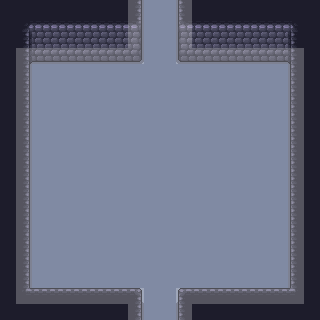

The image is a tile-based game level rendered from a .tmx file. Its description and complete source (layers, tilesets, objects, tile grids) follow:
An orthogonal 20x20 tile map with 16x16 px tiles, 5 tile layers (Floor, Walls, Overlay, Objects, ...), 2 tilesets.

<map version="1.10" tiledversion="1.11.2" orientation="orthogonal" renderorder="right-down" width="20" height="20" tilewidth="16" tileheight="16" infinite="0" nextlayerid="6" nextobjectid="1">
 <editorsettings>
  <export target="../../Dungeon-Bullet-Hell/Assets/Maps/Rooms/4/1_Room_E_01.csv" format="csv" />
 </editorsettings>
 <tileset firstgid="1" source="../WallsFloor.tsx" />
 <tileset firstgid="300" source="../Collisions.tsx" />
 <layer id="1" name="Floor" width="20" height="20">
  <data encoding="csv">
80,80,80,80,80,80,80,80,80,80,80,80,80,80,80,80,80,80,80,80,
80,80,80,80,80,80,80,80,80,80,80,80,80,80,80,80,80,80,80,80,
80,80,80,80,80,80,80,80,80,80,80,80,80,80,80,80,80,80,80,80,
80,80,80,80,80,80,80,80,80,80,80,80,80,80,80,80,80,80,80,80,
80,80,80,80,80,80,80,80,80,80,80,80,80,80,80,80,80,80,80,80,
80,80,80,80,80,80,80,80,80,80,80,80,80,80,80,80,80,80,80,80,
80,80,80,80,80,80,80,80,80,80,80,80,80,80,80,80,80,80,80,80,
80,80,80,80,80,80,80,80,80,80,80,80,80,80,80,80,80,80,80,80,
80,80,80,80,80,80,80,80,80,80,80,80,80,80,80,80,80,80,80,80,
80,80,80,80,80,80,80,80,80,80,80,80,80,80,80,80,80,80,80,80,
80,80,80,80,80,80,80,80,80,80,80,80,80,80,80,80,80,80,80,80,
80,80,80,80,80,80,80,80,80,80,80,80,80,80,80,80,80,80,80,80,
80,80,80,80,80,80,80,80,80,80,80,80,80,80,80,80,80,80,80,80,
80,80,80,80,80,80,80,80,80,80,80,80,80,80,80,80,80,80,80,80,
80,80,80,80,80,80,80,80,80,80,80,80,80,80,80,80,80,80,80,80,
80,80,80,80,80,80,80,80,80,80,80,80,80,80,80,80,80,80,80,80,
80,80,80,80,80,80,80,80,80,80,80,80,80,80,80,80,80,80,80,80,
80,80,80,80,80,80,80,80,80,80,80,80,80,80,80,80,80,80,80,80,
80,80,80,80,80,80,80,80,80,80,80,80,80,80,80,80,80,80,80,80,
80,80,80,80,80,80,80,80,80,80,80,80,80,80,80,80,80,80,80,80
</data>
 </layer>
 <layer id="2" name="Walls" width="20" height="20">
  <data encoding="csv">
15,15,15,15,15,15,15,15,16,0,0,14,15,15,15,15,15,15,15,15,
15,4,28,28,28,28,28,28,29,0,0,27,28,28,28,28,28,28,6,15,
15,17,41,41,41,41,41,41,42,0,0,40,41,41,41,41,41,41,19,15,
15,30,54,54,54,54,54,54,55,0,0,53,54,54,54,54,54,54,32,15,
15,16,0,0,0,0,0,0,0,0,0,0,0,0,0,0,0,0,14,15,
15,16,0,0,0,0,0,0,0,0,0,0,0,0,0,0,0,0,14,15,
15,16,0,0,0,0,0,0,0,0,0,0,0,0,0,0,0,0,14,15,
15,16,0,0,0,0,0,0,0,0,0,0,0,0,0,0,0,0,14,15,
15,16,0,0,0,0,0,0,0,0,0,0,0,0,0,0,0,0,14,15,
15,16,0,0,0,0,0,0,0,0,0,0,0,0,0,0,0,0,14,15,
15,16,0,0,0,0,0,0,0,0,0,0,0,0,0,0,0,0,14,15,
15,16,0,0,0,0,0,0,0,0,0,0,0,0,0,0,0,0,14,15,
15,16,0,0,0,0,0,0,0,0,0,0,0,0,0,0,0,0,14,15,
15,16,0,0,0,0,0,0,0,0,0,0,0,0,0,0,0,0,14,15,
15,16,0,0,0,0,0,0,0,0,0,0,0,0,0,0,0,0,14,15,
15,16,0,0,0,0,0,0,0,0,0,0,0,0,0,0,0,0,14,15,
15,16,0,0,0,0,0,0,0,0,0,0,0,0,0,0,0,0,14,15,
15,16,0,0,0,0,0,0,0,0,0,0,0,0,0,0,0,0,14,15,
15,43,2,2,2,2,2,2,3,0,0,1,2,2,2,2,2,2,45,15,
15,15,15,15,15,15,15,15,16,0,0,14,15,15,15,15,15,15,15,15
</data>
 </layer>
 <layer id="3" name="Overlay" width="20" height="20">
  <data encoding="csv">
0,0,0,0,0,0,0,0,0,0,0,0,0,0,0,0,0,0,0,0,
0,0,0,0,0,0,0,0,0,0,0,0,0,0,0,0,0,0,0,0,
0,0,0,0,0,0,0,0,0,0,0,0,0,0,0,0,0,0,0,0,
0,0,0,0,0,0,0,0,0,0,0,0,0,0,0,0,0,0,0,0,
0,0,0,0,0,0,0,0,0,0,0,0,0,0,0,0,0,0,0,0,
0,0,0,0,0,0,0,0,0,0,0,0,0,0,0,0,0,0,0,0,
0,0,0,0,0,0,0,0,0,0,0,0,0,0,0,0,0,0,0,0,
0,0,0,0,0,0,0,0,0,0,0,0,0,0,0,0,0,0,0,0,
0,0,0,0,0,0,0,0,0,0,0,0,0,0,0,0,0,0,0,0,
0,0,0,0,0,0,0,0,0,0,0,0,0,0,0,0,0,0,0,0,
0,0,0,0,0,0,0,0,0,0,0,0,0,0,0,0,0,0,0,0,
0,0,0,0,0,0,0,0,0,0,0,0,0,0,0,0,0,0,0,0,
0,0,0,0,0,0,0,0,0,0,0,0,0,0,0,0,0,0,0,0,
0,0,0,0,0,0,0,0,0,0,0,0,0,0,0,0,0,0,0,0,
0,0,0,0,0,0,0,0,0,0,0,0,0,0,0,0,0,0,0,0,
0,0,0,0,0,0,0,0,0,0,0,0,0,0,0,0,0,0,0,0,
0,0,0,0,0,0,0,0,0,0,0,0,0,0,0,0,0,0,0,0,
0,0,0,0,0,0,0,0,0,0,0,0,0,0,0,0,0,0,0,0,
0,0,0,0,0,0,0,0,0,0,0,0,0,0,0,0,0,0,0,0,
0,0,0,0,0,0,0,0,0,0,0,0,0,0,0,0,0,0,0,0
</data>
 </layer>
 <layer id="4" name="Objects" width="20" height="20">
  <data encoding="csv">
0,0,0,0,0,0,0,0,0,0,0,0,0,0,0,0,0,0,0,0,
0,0,0,0,0,0,0,0,0,0,0,0,0,0,0,0,0,0,0,0,
0,0,0,0,0,0,0,0,0,0,0,0,0,0,0,0,0,0,0,0,
0,0,0,0,0,0,0,0,0,0,0,0,0,0,0,0,0,0,0,0,
0,0,0,0,0,0,0,0,0,0,0,0,0,0,0,0,0,0,0,0,
0,0,0,0,0,0,0,0,0,0,0,0,0,0,0,0,0,0,0,0,
0,0,0,0,0,0,0,0,0,0,0,0,0,0,0,0,0,0,0,0,
0,0,0,0,0,0,0,0,0,0,0,0,0,0,0,0,0,0,0,0,
0,0,0,0,0,0,0,0,0,0,0,0,0,0,0,0,0,0,0,0,
0,0,0,0,0,0,0,0,0,0,0,0,0,0,0,0,0,0,0,0,
0,0,0,0,0,0,0,0,0,0,0,0,0,0,0,0,0,0,0,0,
0,0,0,0,0,0,0,0,0,0,0,0,0,0,0,0,0,0,0,0,
0,0,0,0,0,0,0,0,0,0,0,0,0,0,0,0,0,0,0,0,
0,0,0,0,0,0,0,0,0,0,0,0,0,0,0,0,0,0,0,0,
0,0,0,0,0,0,0,0,0,0,0,0,0,0,0,0,0,0,0,0,
0,0,0,0,0,0,0,0,0,0,0,0,0,0,0,0,0,0,0,0,
0,0,0,0,0,0,0,0,0,0,0,0,0,0,0,0,0,0,0,0,
0,0,0,0,0,0,0,0,0,0,0,0,0,0,0,0,0,0,0,0,
0,0,0,0,0,0,0,0,0,0,0,0,0,0,0,0,0,0,0,0,
0,0,0,0,0,0,0,0,0,0,0,0,0,0,0,0,0,0,0,0
</data>
 </layer>
 <layer id="5" name="Colls" width="20" height="20" opacity="0.25">
  <data encoding="csv">
0,0,0,0,0,0,0,0,300,0,0,300,0,0,0,0,0,0,0,0,
0,0,0,0,0,0,0,0,300,0,0,300,0,0,0,0,0,0,0,0,
0,0,0,0,0,0,0,0,300,0,0,300,0,0,0,0,0,0,0,0,
0,300,300,300,300,300,300,300,300,0,0,300,300,300,300,300,300,300,300,0,
0,300,0,0,0,0,0,0,0,0,0,0,0,0,0,0,0,0,300,0,
0,300,0,0,0,0,0,0,0,0,0,0,0,0,0,0,0,0,300,0,
0,300,0,0,0,0,0,0,0,0,0,0,0,0,0,0,0,0,300,0,
0,300,0,0,0,0,0,0,0,0,0,0,0,0,0,0,0,0,300,0,
0,300,0,0,0,0,0,0,0,0,0,0,0,0,0,0,0,0,300,0,
0,300,0,0,0,0,0,0,0,0,0,0,0,0,0,0,0,0,300,0,
0,300,0,0,0,0,0,0,0,0,0,0,0,0,0,0,0,0,300,0,
0,300,0,0,0,0,0,0,0,0,0,0,0,0,0,0,0,0,300,0,
0,300,0,0,0,0,0,0,0,0,0,0,0,0,0,0,0,0,300,0,
0,300,0,0,0,0,0,0,0,0,0,0,0,0,0,0,0,0,300,0,
0,300,0,0,0,0,0,0,0,0,0,0,0,0,0,0,0,0,300,0,
0,300,0,0,0,0,0,0,0,0,0,0,0,0,0,0,0,0,300,0,
0,300,0,0,0,0,0,0,0,0,0,0,0,0,0,0,0,0,300,0,
0,300,0,0,0,0,0,0,0,0,0,0,0,0,0,0,0,0,300,0,
0,300,300,300,300,300,300,300,300,0,0,300,300,300,300,300,300,300,300,0,
0,0,0,0,0,0,0,0,300,0,0,300,0,0,0,0,0,0,0,0
</data>
 </layer>
</map>
